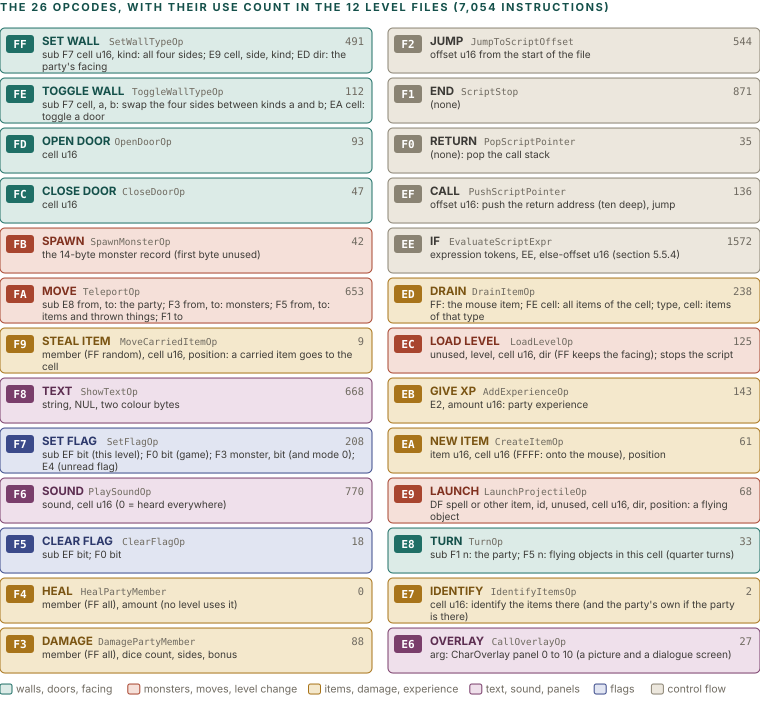

Source code (Python):
import sys; sys.path.insert(0, '.')
from figlib import *

ops = [
    ("FF", "SET WALL", "sub F7 cell u16, kind: all four sides; E9 cell, side, kind; ED dir: the party's facing", 491, "teal", "SetWallTypeOp"),
    ("FE", "TOGGLE WALL", "sub F7 cell, a, b: swap the four sides between kinds a and b; EA cell: toggle a door", 112, "teal", "ToggleWallTypeOp"),
    ("FD", "OPEN DOOR", "cell u16", 93, "teal", "OpenDoorOp"),
    ("FC", "CLOSE DOOR", "cell u16", 47, "teal", "CloseDoorOp"),
    ("FB", "SPAWN", "the 14-byte monster record (first byte unused)", 42, "red", "SpawnMonsterOp"),
    ("FA", "MOVE", "sub E8 from, to: the party; F3 from, to: monsters; F5 from, to: items and thrown things; F1 to", 653, "red", "TeleportOp"),
    ("F9", "STEAL ITEM", "member (FF random), cell u16, position: a carried item goes to the cell", 9, "ochre", "MoveCarriedItemOp"),
    ("F8", "TEXT", "string, NUL, two colour bytes", 668, "plum", "ShowTextOp"),
    ("F7", "SET FLAG", "sub EF bit (this level); F0 bit (game); F3 monster, bit (and mode 0); E4 (unread flag)", 208, "navy", "SetFlagOp"),
    ("F6", "SOUND", "sound, cell u16 (0 = heard everywhere)", 770, "plum", "PlaySoundOp"),
    ("F5", "CLEAR FLAG", "sub EF bit; F0 bit", 18, "navy", "ClearFlagOp"),
    ("F4", "HEAL", "member (FF all), amount (no level uses it)", 0, "ochre", "HealPartyMember"),
    ("F3", "DAMAGE", "member (FF all), dice count, sides, bonus", 88, "ochre", "DamagePartyMember"),
    ("F2", "JUMP", "offset u16 from the start of the file", 544, "grey", "JumpToScriptOffset"),
    ("F1", "END", "(none)", 871, "grey", "ScriptStop"),
    ("F0", "RETURN", "(none): pop the call stack", 35, "grey", "PopScriptPointer"),
    ("EF", "CALL", "offset u16: push the return address (ten deep), jump", 136, "grey", "PushScriptPointer"),
    ("EE", "IF", "expression tokens, EE, else-offset u16 (section 5.5.4)", 1572, "grey", "EvaluateScriptExpr"),
    ("ED", "DRAIN", "FF: the mouse item; FE cell: all items of the cell; type, cell: items of that type", 238, "ochre", "DrainItemOp"),
    ("EC", "LOAD LEVEL", "unused, level, cell u16, dir (FF keeps the facing); stops the script", 125, "red", "LoadLevelOp"),
    ("EB", "GIVE XP", "E2, amount u16: party experience", 143, "ochre", "AddExperienceOp"),
    ("EA", "NEW ITEM", "item u16, cell u16 (FFFF: onto the mouse), position", 61, "ochre", "CreateItemOp"),
    ("E9", "LAUNCH", "DF spell or other item, id, unused, cell u16, dir, position: a flying object", 68, "red", "LaunchProjectileOp"),
    ("E8", "TURN", "sub F1 n: the party; F5 n: flying objects in this cell (quarter turns)", 33, "teal", "TurnOp"),
    ("E7", "IDENTIFY", "cell u16: identify the items there (and the party's own if the party is there)", 2, "ochre", "IdentifyItemsOp"),
    ("E6", "OVERLAY", "arg: CharOverlay panel 0 to 10 (a picture and a dialogue screen)", 27, "plum", "CallOverlayOp"),
]
RH = 50
H = 40 + 13 * RH + 30
c = Canvas(760, H)
c.section(0, 11, "THE 26 OPCODES, WITH THEIR USE COUNT IN THE 12 LEVEL FILES (7,054 INSTRUCTIONS)")
CW = 372
for i, (b, m, o, n, k, fn) in enumerate(ops):
    col, row = divmod(i, 13)
    x = col * (CW + 16)
    y = 28 + row * RH
    c.rect(x, y, CW, RH - 5, fill=PAL[k][2], stroke=PAL[k][1], sw=1, rx=5)
    c.rect(x + 6, y + 7, 28, 18, fill=SOLID[k], stroke="none", rx=3)
    c.text(x + 20, y + 20, b, size=11, weight=700, color="#FFFFFF", anchor="middle", mono=True)
    c.text(x + 42, y + 17, m, size=11.5, weight=700, color=PAL[k][0])
    c.text(x + CW - 8, y + 17, "%d" % n if n else "0", size=10.5, color=MUTED, anchor="end", mono=True)
    c.text(x + 42 + text_width(m, 11.5, False, 700) + 8, y + 17, fn, size=9.5, color=MUTED, mono=True)
    ls = wrap(o, CW - 56, 10)
    for j, l in enumerate(ls[:2]):
        c.text(x + 42, y + 30 + j * 12, l, size=10, color=INK2)
yl = 28 + 13 * RH + 8
c.legend(0, yl + 6, [("teal", "walls, doors, facing"), ("red", "monsters, moves, level change"), ("ochre", "items, damage, experience"), ("plum", "text, sound, panels"), ("navy", "flags"), ("grey", "control flow")])
c.save("figs/wld_opcodes.svg")
